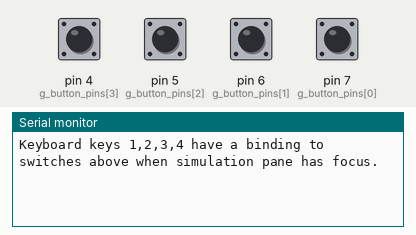
Simulated run of this sketch. Board: Arduino Uno, built with avr-gcc and run on an emulated ATmega328P. On the bench: the last lines printed to the serial monitor. The inputs (shaded band) are chosen by the test bench; at power-on: pin 4 (g_button_pins[3]), pin 5 (g_button_pins[2]), pin 6 (g_button_pins[1]), pin 7 (g_button_pins[0]) HIGH.

Above: at 1.2 s.
1.3 s: pin 4 (g_button_pins[3]) pulled LOW for 0.15 s
At 2.6 s:
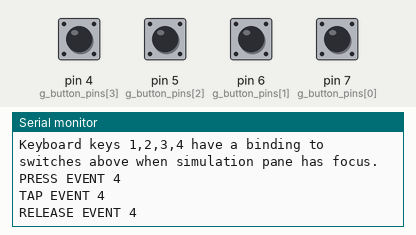
2.9 s: pin 5 (g_button_pins[2]) pulled LOW for 1 s
At 3.2 s:
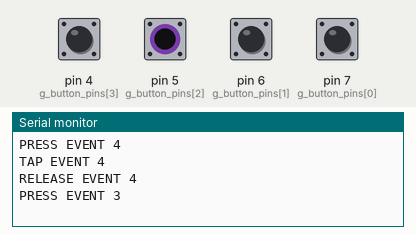
5.4 s: pin 6 (g_button_pins[1]) pulled LOW for 0.15 s
At 5.9 s:
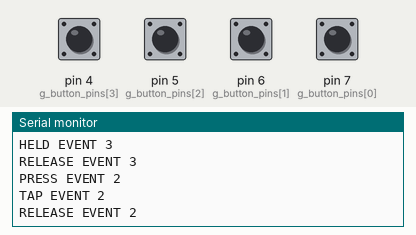
7.0 s: pin 7 (g_button_pins[0]) pulled LOW for 0.15 s
At 8.3 s:
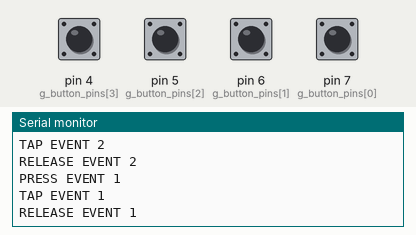
8.6 s: pin 4 (g_button_pins[3]) pulled LOW for 1 s
At 9.56 s:
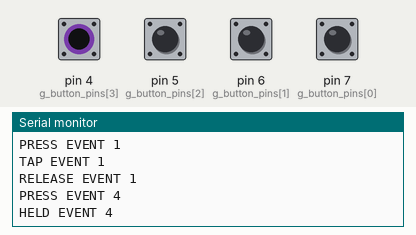
11.1 s: pin 5 (g_button_pins[2]) pulled LOW for 0.15 s
At 12.7 s:
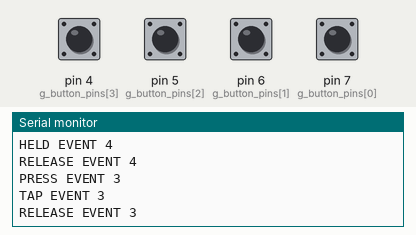
Timing chart, 0 to 13.7 s (numbered marks = the images above; inputs shaded):
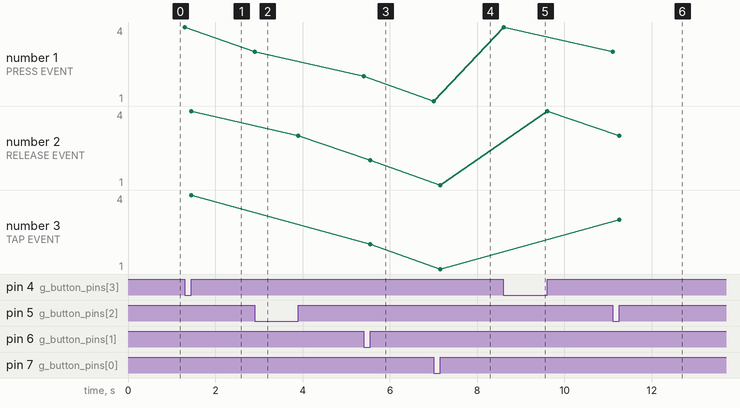

Measured:
- after the input at 1.3 s, the serial monitor: prints a new line at once (image 1)
- after the input at 2.9 s, the serial monitor: prints a new line at once (image 2)
- after the input at 5.4 s, the serial monitor: prints a new line at once (image 3)
- after the input at 7.0 s, the serial monitor: prints a new line at once (image 4)
- after the input at 8.6 s, the serial monitor: prints a new line at once (image 5)
- after the input at 11.1 s, the serial monitor: prints a new line at once (image 6)
- plotted number 1: 3 → 2 after the input at 5.4 s, 2 → 1 after the input at 7.0 s, 1 → 4 after the input at 8.6 s, 4 → 3 after the input at 11.1 s
- plotted number 2: 3 → 2 after the input at 5.4 s, 2 → 1 after the input at 7.0 s, 1 → 4 after the input at 8.6 s, 4 → 3 after the input at 11.1 s

The sketch:

ButtonSm1Cpp.ino
```cpp
#include "ButtonSm1Cpp.h"
#include <assert.h>

////////////////////////////////////////////////////////////////////////////////
// defines
////////////////////////////////////////////////////////////////////////////////

// https://stackoverflow.com/a/4415646/7331858
#define COUNT_OF(x) ((sizeof(x) / sizeof(0 [x])) / ((size_t)(!(sizeof(x) % sizeof(0 [x])))))

#define BUTTON_COUNT 4


////////////////////////////////////////////////////////////////////////////////
// global vars
////////////////////////////////////////////////////////////////////////////////

// setup input pins for buttons
static const uint8_t g_button_pins[] = {7, 6, 5, 4};
static_assert(COUNT_OF(g_button_pins) == BUTTON_COUNT, "button mapping needs updating");

// button state machines
static struct ButtonSm1Cpp g_button_sms[BUTTON_COUNT];


////////////////////////////////////////////////////////////////////////////////
// functions
////////////////////////////////////////////////////////////////////////////////

void setup()
{
  Serial.begin(115200);
  Serial.println("Keyboard keys 1,2,3,4 have a binding to switches above when simulation pane has focus.");
  Serial.println();

  for (uint8_t i = 0; i < BUTTON_COUNT; i++)
  {
    pinMode(g_button_pins[i], INPUT_PULLUP);
    static_assert(COUNT_OF(g_button_pins) == BUTTON_COUNT, "required for safe array access");

    ButtonSm1Cpp_ctor(&g_button_sms[i]);
    ButtonSm1Cpp_start(&g_button_sms[i]);
    static_assert(COUNT_OF(g_button_sms) == BUTTON_COUNT, "required for safe array access");
  }
}

void loop()
{
  for (uint8_t i = 0; i < BUTTON_COUNT; i++)
  {
    ButtonSm1Cpp &sm = g_button_sms[i];
    sm.vars.input_is_pressed = (digitalRead(g_button_pins[i]) == LOW);
    static_assert(COUNT_OF(g_button_pins) == BUTTON_COUNT, "required for safe array access");

    ButtonSm1Cpp_dispatch_event(&sm, ButtonSm1Cpp_EventId_DO);

    const uint8_t button_label = i + 1;

    if (sm.vars.output_event_press)
    {
      sm.vars.output_event_press = false;
      Serial.print("PRESS EVENT ");
      Serial.println(button_label);
    }

    if (sm.vars.output_event_tap)
    {
      sm.vars.output_event_tap = false;
      Serial.print("TAP EVENT ");
      Serial.println(button_label);
    }

    if (sm.vars.output_event_held)
    {
      sm.vars.output_event_held = false;
      Serial.print("HELD EVENT ");
      Serial.println(button_label);
    }

    if (sm.vars.output_event_release)
    {
      sm.vars.output_event_release = false;
      Serial.print("RELEASE EVENT ");
      Serial.println(button_label);
      Serial.println();
    }
  }

  delay(10);
}
```

ButtonSm1Cpp.cpp
```cpp
// Autogenerated with StateSmith 0.9.10-alpha+1f83cb59adcabe0a5a4c8d3e0421027761c28974.
// Algorithm: Balanced1. See https://github.com/StateSmith/StateSmith/wiki/Algorithms

#include "ButtonSm1Cpp.h"
#include "Arduino.h"
#include <stdbool.h> // required for `consume_event` flag
#include <string.h> // for memset

// This function is used when StateSmith doesn't know what the active leaf state is at
// compile time due to sub states or when multiple states need to be exited.
static void exit_up_to_state_handler(ButtonSm1Cpp* sm, ButtonSm1Cpp_Func desired_state_exit_handler);

static void ROOT_enter(ButtonSm1Cpp* sm);

static void ROOT_exit(ButtonSm1Cpp* sm);

static void NOT_PRESSED_enter(ButtonSm1Cpp* sm);

static void NOT_PRESSED_exit(ButtonSm1Cpp* sm);

static void NOT_PRESSED_do(ButtonSm1Cpp* sm);

static void PRESSED_enter(ButtonSm1Cpp* sm);

static void PRESSED_exit(ButtonSm1Cpp* sm);

static void PRESSED_do(ButtonSm1Cpp* sm);

static void CONFIRMING_HELD_enter(ButtonSm1Cpp* sm);

static void CONFIRMING_HELD_exit(ButtonSm1Cpp* sm);

static void CONFIRMING_HELD_do(ButtonSm1Cpp* sm);

static void HELD_enter(ButtonSm1Cpp* sm);

static void HELD_exit(ButtonSm1Cpp* sm);


// State machine constructor. Must be called before start or dispatch event functions. Not thread safe.
void ButtonSm1Cpp_ctor(ButtonSm1Cpp* sm)
{
    memset(sm, 0, sizeof(*sm));
}

// Starts the state machine. Must be called before dispatching events. Not thread safe.
void ButtonSm1Cpp_start(ButtonSm1Cpp* sm)
{
    ROOT_enter(sm);
    // ROOT behavior
    // uml: TransitionTo(ROOT.<InitialState>)
    {
        // Step 1: Exit states until we reach `ROOT` state (Least Common Ancestor for transition). Already at LCA, no exiting required.

        // Step 2: Transition action: ``.

        // Step 3: Enter/move towards transition target `ROOT.<InitialState>`.
        // ROOT.<InitialState> is a pseudo state and cannot have an `enter` trigger.

        // ROOT.<InitialState> behavior
        // uml: TransitionTo(NOT_PRESSED)
        {
            // Step 1: Exit states until we reach `ROOT` state (Least Common Ancestor for transition). Already at LCA, no exiting required.

            // Step 2: Transition action: ``.

            // Step 3: Enter/move towards transition target `NOT_PRESSED`.
            NOT_PRESSED_enter(sm);

            // Step 4: complete transition. Ends event dispatch. No other behaviors are checked.
            sm->state_id = ButtonSm1Cpp_StateId_NOT_PRESSED;
            // No ancestor handles event. Can skip nulling `ancestor_event_handler`.
            return;
        } // end of behavior for ROOT.<InitialState>
    } // end of behavior for ROOT
}

// Dispatches an event to the state machine. Not thread safe.
void ButtonSm1Cpp_dispatch_event(ButtonSm1Cpp* sm, ButtonSm1Cpp_EventId event_id)
{
    ButtonSm1Cpp_Func behavior_func = sm->current_event_handlers[event_id];

    while (behavior_func != NULL)
    {
        sm->ancestor_event_handler = NULL;
        behavior_func(sm);
        behavior_func = sm->ancestor_event_handler;
    }
}

// This function is used when StateSmith doesn't know what the active leaf state is at
// compile time due to sub states or when multiple states need to be exited.
static void exit_up_to_state_handler(ButtonSm1Cpp* sm, ButtonSm1Cpp_Func desired_state_exit_handler)
{
    while (sm->current_state_exit_handler != desired_state_exit_handler)
    {
        sm->current_state_exit_handler(sm);
    }
}


////////////////////////////////////////////////////////////////////////////////
// event handlers for state ROOT
////////////////////////////////////////////////////////////////////////////////

static void ROOT_enter(ButtonSm1Cpp* sm)
{
    // setup trigger/event handlers
    sm->current_state_exit_handler = ROOT_exit;
}

static void ROOT_exit(ButtonSm1Cpp* sm)
{
    // State machine root is a special case. It cannot be exited. Mark as unused.
    (void)sm;
}


////////////////////////////////////////////////////////////////////////////////
// event handlers for state NOT_PRESSED
////////////////////////////////////////////////////////////////////////////////

static void NOT_PRESSED_enter(ButtonSm1Cpp* sm)
{
    // setup trigger/event handlers
    sm->current_state_exit_handler = NOT_PRESSED_exit;
    sm->current_event_handlers[ButtonSm1Cpp_EventId_DO] = NOT_PRESSED_do;

    // NOT_PRESSED behavior
    // uml: enter / { reset_debounce_timer(); }
    {
        // Step 1: execute action `reset_debounce_timer();`
        sm->vars.debounce_started_at_ms = millis();
    } // end of behavior for NOT_PRESSED
}

static void NOT_PRESSED_exit(ButtonSm1Cpp* sm)
{
    // adjust function pointers for this state's exit
    sm->current_state_exit_handler = ROOT_exit;
    sm->current_event_handlers[ButtonSm1Cpp_EventId_DO] = NULL;  // no ancestor listens to this event
}

static void NOT_PRESSED_do(ButtonSm1Cpp* sm)
{
    // No ancestor state handles `do` event.

    // NOT_PRESSED behavior
    // uml: do [is_pressed\n  && is_debounced] TransitionTo(PRESSED)
    if (sm->vars.input_is_pressed
  && (( (millis() - sm->vars.debounce_started_at_ms) >= 20 )))
    {
        // Step 1: Exit states until we reach `ROOT` state (Least Common Ancestor for transition).
        NOT_PRESSED_exit(sm);

        // Step 2: Transition action: ``.

        // Step 3: Enter/move towards transition target `PRESSED`.
        PRESSED_enter(sm);

        // PRESSED.<InitialState> behavior
        // uml: TransitionTo(CONFIRMING_HELD)
        {
            // Step 1: Exit states until we reach `PRESSED` state (Least Common Ancestor for transition). Already at LCA, no exiting required.

            // Step 2: Transition action: ``.

            // Step 3: Enter/move towards transition target `CONFIRMING_HELD`.
            CONFIRMING_HELD_enter(sm);

            // Step 4: complete transition. Ends event dispatch. No other behaviors are checked.
            sm->state_id = ButtonSm1Cpp_StateId_CONFIRMING_HELD;
            // No ancestor handles event. Can skip nulling `ancestor_event_handler`.
            return;
        } // end of behavior for PRESSED.<InitialState>
    } // end of behavior for NOT_PRESSED
}


////////////////////////////////////////////////////////////////////////////////
// event handlers for state PRESSED
////////////////////////////////////////////////////////////////////////////////

static void PRESSED_enter(ButtonSm1Cpp* sm)
{
    // setup trigger/event handlers
    sm->current_state_exit_handler = PRESSED_exit;
    sm->current_event_handlers[ButtonSm1Cpp_EventId_DO] = PRESSED_do;

    // PRESSED behavior
    // uml: enter / { reset_debounce_timer();\noutput_event(press); }
    {
        // Step 1: execute action `reset_debounce_timer();\noutput_event(press);`
        sm->vars.debounce_started_at_ms = millis();
        sm->vars.output_event_press = true;
    } // end of behavior for PRESSED
}

static void PRESSED_exit(ButtonSm1Cpp* sm)
{
    // adjust function pointers for this state's exit
    sm->current_state_exit_handler = ROOT_exit;
    sm->current_event_handlers[ButtonSm1Cpp_EventId_DO] = NULL;  // no ancestor listens to this event
}

static void PRESSED_do(ButtonSm1Cpp* sm)
{
    // No ancestor state handles `do` event.

    // PRESSED behavior
    // uml: do [is_released && is_debounced] / { release_events(); } TransitionTo(NOT_PRESSED)
    if ((!sm->vars.input_is_pressed) && (( (millis() - sm->vars.debounce_started_at_ms) >= 20 )))
    {
        // Step 1: Exit states until we reach `ROOT` state (Least Common Ancestor for transition).
        exit_up_to_state_handler(sm, ROOT_exit);

        // Step 2: Transition action: `release_events();`.
        if ((millis() - sm->vars.debounce_started_at_ms) <= 200) {
            sm->vars.output_event_tap = true;
        }
        sm->vars.output_event_release = true;

        // Step 3: Enter/move towards transition target `NOT_PRESSED`.
        NOT_PRESSED_enter(sm);

        // Step 4: complete transition. Ends event dispatch. No other behaviors are checked.
        sm->state_id = ButtonSm1Cpp_StateId_NOT_PRESSED;
        // No ancestor handles event. Can skip nulling `ancestor_event_handler`.
        return;
    } // end of behavior for PRESSED
}


////////////////////////////////////////////////////////////////////////////////
// event handlers for state CONFIRMING_HELD
////////////////////////////////////////////////////////////////////////////////

static void CONFIRMING_HELD_enter(ButtonSm1Cpp* sm)
{
    // setup trigger/event handlers
    sm->current_state_exit_handler = CONFIRMING_HELD_exit;
    sm->current_event_handlers[ButtonSm1Cpp_EventId_DO] = CONFIRMING_HELD_do;
}

static void CONFIRMING_HELD_exit(ButtonSm1Cpp* sm)
{
    // adjust function pointers for this state's exit
    sm->current_state_exit_handler = PRESSED_exit;
    sm->current_event_handlers[ButtonSm1Cpp_EventId_DO] = PRESSED_do;  // the next ancestor that handles this event is PRESSED
}

static void CONFIRMING_HELD_do(ButtonSm1Cpp* sm)
{
    // Setup handler for next ancestor that listens to `do` event.
    sm->ancestor_event_handler = PRESSED_do;

    // CONFIRMING_HELD behavior
    // uml: do [debounce_ms() > 800] TransitionTo(HELD)
    if ((millis() - sm->vars.debounce_started_at_ms) > 800)
    {
        // Step 1: Exit states until we reach `PRESSED` state (Least Common Ancestor for transition).
        CONFIRMING_HELD_exit(sm);

        // Step 2: Transition action: ``.

        // Step 3: Enter/move towards transition target `HELD`.
        HELD_enter(sm);

        // Step 4: complete transition. Ends event dispatch. No other behaviors are checked.
        sm->state_id = ButtonSm1Cpp_StateId_HELD;
        sm->ancestor_event_handler = NULL;
        return;
    } // end of behavior for CONFIRMING_HELD
}


////////////////////////////////////////////////////////////////////////////////
// event handlers for state HELD
////////////////////////////////////////////////////////////////////////////////

static void HELD_enter(ButtonSm1Cpp* sm)
{
    // setup trigger/event handlers
    sm->current_state_exit_handler = HELD_exit;

    // HELD behavior
    // uml: enter / { output_event(held); }
    {
        // Step 1: execute action `output_event(held);`
        sm->vars.output_event_held = true;
    } // end of behavior for HELD
}

static void HELD_exit(ButtonSm1Cpp* sm)
{
    // adjust function pointers for this state's exit
    sm->current_state_exit_handler = PRESSED_exit;
}

// Thread safe.
char const * ButtonSm1Cpp_state_id_to_string(ButtonSm1Cpp_StateId id)
{
    switch (id)
    {
        case ButtonSm1Cpp_StateId_ROOT: return "ROOT";
        case ButtonSm1Cpp_StateId_NOT_PRESSED: return "NOT_PRESSED";
        case ButtonSm1Cpp_StateId_PRESSED: return "PRESSED";
        case ButtonSm1Cpp_StateId_CONFIRMING_HELD: return "CONFIRMING_HELD";
        case ButtonSm1Cpp_StateId_HELD: return "HELD";
        default: return "?";
    }
}

// Thread safe.
char const * ButtonSm1Cpp_event_id_to_string(ButtonSm1Cpp_EventId id)
{
    switch (id)
    {
        case ButtonSm1Cpp_EventId_DO: return "DO";
        default: return "?";
    }
}
```

ButtonSm1Cpp.h
```cpp
// Autogenerated with StateSmith 0.9.10-alpha+1f83cb59adcabe0a5a4c8d3e0421027761c28974.
// Algorithm: Balanced1. See https://github.com/StateSmith/StateSmith/wiki/Algorithms

#pragma once
#include <stdint.h>

typedef enum __attribute__((packed)) ButtonSm1Cpp_EventId
{
    ButtonSm1Cpp_EventId_DO = 0, // The `do` event is special. State event handlers do not consume this event (ancestors all get it too) unless a transition occurs.
} ButtonSm1Cpp_EventId;

enum
{
    ButtonSm1Cpp_EventIdCount = 1
};

typedef enum __attribute__((packed)) ButtonSm1Cpp_StateId
{
    ButtonSm1Cpp_StateId_ROOT = 0,
    ButtonSm1Cpp_StateId_NOT_PRESSED = 1,
    ButtonSm1Cpp_StateId_PRESSED = 2,
    ButtonSm1Cpp_StateId_CONFIRMING_HELD = 3,
    ButtonSm1Cpp_StateId_HELD = 4,
} ButtonSm1Cpp_StateId;

enum
{
    ButtonSm1Cpp_StateIdCount = 5
};


// Generated state machine
// forward declaration
typedef struct ButtonSm1Cpp ButtonSm1Cpp;

// State machine variables. Can be used for inputs, outputs, user variables...
typedef struct ButtonSm1Cpp_Vars
{
    // Note! This example below uses bit fields just to show that you can. They aren't required.

    // This can be made to be 11 bits if RAM is at a premium. See laser tag menu example.
    uint32_t debounce_started_at_ms;

    uint16_t input_is_pressed : 1;     // input
    uint16_t output_event_press : 1;   // output
    uint16_t output_event_release : 1; // output
    uint16_t output_event_held : 1;    // output
    uint16_t output_event_tap : 1;     // output
} ButtonSm1Cpp_Vars;


// event handler type
typedef void (*ButtonSm1Cpp_Func)(ButtonSm1Cpp* sm);

// State machine constructor. Must be called before start or dispatch event functions. Not thread safe.
void ButtonSm1Cpp_ctor(ButtonSm1Cpp* sm);

// Starts the state machine. Must be called before dispatching events. Not thread safe.
void ButtonSm1Cpp_start(ButtonSm1Cpp* sm);

// Dispatches an event to the state machine. Not thread safe.
void ButtonSm1Cpp_dispatch_event(ButtonSm1Cpp* sm, ButtonSm1Cpp_EventId event_id);

// Thread safe.
char const * ButtonSm1Cpp_state_id_to_string(ButtonSm1Cpp_StateId id);

// Thread safe.
char const * ButtonSm1Cpp_event_id_to_string(ButtonSm1Cpp_EventId id);

// Generated state machine
struct ButtonSm1Cpp
{
    // Used internally by state machine. Feel free to inspect, but don't modify.
    ButtonSm1Cpp_StateId state_id;

    // Used internally by state machine. Don't modify.
    ButtonSm1Cpp_Func ancestor_event_handler;

    // Used internally by state machine. Don't modify.
    ButtonSm1Cpp_Func current_event_handlers[ButtonSm1Cpp_EventIdCount];

    // Used internally by state machine. Don't modify.
    ButtonSm1Cpp_Func current_state_exit_handler;

    // Variables. Can be used for inputs, outputs, user variables...
    ButtonSm1Cpp_Vars vars;
};
```
